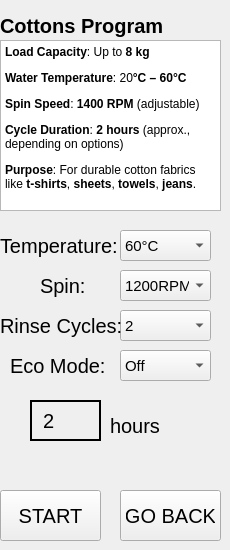
    <widget class="QWidget" name="cottonsDescPage">
     <widget class="QLabel" name="cottonsTitle">
      <property name="geometry">
       <rect>
        <x>0</x>
        <y>0</y>
        <width>181</width>
        <height>51</height>
       </rect>
      </property>
      <property name="styleSheet">
       <string notr="true">QLabel {
font-size:20px;
font-weight:bold;
}</string>
      </property>
      <property name="text">
       <string>Cottons Program</string>
      </property>
     </widget>
     <widget class="QTextEdit" name="textEdit">
      <property name="geometry">
       <rect>
        <x>0</x>
        <y>40</y>
        <width>221</width>
        <height>171</height>
       </rect>
      </property>
      <property name="html">
       <string>&lt;!DOCTYPE HTML PUBLIC &quot;-//W3C//DTD HTML 4.0//EN&quot; &quot;http://www.w3.org/TR/REC-html40/strict.dtd&quot;&gt;
&lt;html&gt;&lt;head&gt;&lt;meta name=&quot;qrichtext&quot; content=&quot;1&quot; /&gt;&lt;meta charset=&quot;utf-8&quot; /&gt;&lt;style type=&quot;text/css&quot;&gt;
p, li { white-space: pre-wrap; }
hr { height: 1px; border-width: 0; }
li.unchecked::marker { content: &quot;\2610&quot;; }
li.checked::marker { content: &quot;\2612&quot;; }
&lt;/style&gt;&lt;/head&gt;&lt;body style=&quot; font-family:'Segoe UI'; font-size:9pt; font-weight:400; font-style:normal;&quot;&gt;
&lt;p style=&quot; margin-top:12px; margin-bottom:12px; margin-left:0px; margin-right:0px; -qt-block-indent:0; text-indent:0px;&quot;&gt;&lt;span style=&quot; font-weight:700;&quot;&gt;Load Capacity&lt;/span&gt;: Up to &lt;span style=&quot; font-weight:700;&quot;&gt;8 kg&lt;/span&gt;&lt;/p&gt;
&lt;p style=&quot; margin-top:12px; margin-bottom:12px; margin-left:0px; margin-right:0px; -qt-block-indent:0; text-indent:0px;&quot;&gt;&lt;span style=&quot; font-weight:700;&quot;&gt;Water Temperature&lt;/span&gt;: 20&lt;span style=&quot; font-weight:700;&quot;&gt;°C – 60°C&lt;/span&gt;&lt;/p&gt;
&lt;p style=&quot; margin-top:12px; margin-bottom:12px; margin-left:0px; margin-right:0px; -qt-block-indent:0; text-indent:0px;&quot;&gt;&lt;span style=&quot; font-weight:700;&quot;&gt;Spin Speed&lt;/span&gt;: &lt;span style=&quot; font-weight:700;&quot;&gt;1400 RPM&lt;/span&gt; (adjustable)&lt;/p&gt;
&lt;p style=&quot; margin-top:12px; margin-bottom:12px; margin-left:0px; margin-right:0px; -qt-block-indent:0; text-indent:0px;&quot;&gt;&lt;span style=&quot; font-weight:700;&quot;&gt;Cycle Duration&lt;/span&gt;: &lt;span style=&quot; font-weight:700;&quot;&gt;2 hours&lt;/span&gt; (approx., depending on options)&lt;/p&gt;
&lt;p style=&quot; margin-top:12px; margin-bottom:12px; margin-left:0px; margin-right:0px; -qt-block-indent:0; text-indent:0px;&quot;&gt;&lt;span style=&quot; font-weight:700;&quot;&gt;Purpose&lt;/span&gt;: For durable cotton fabrics like &lt;span style=&quot; font-weight:700;&quot;&gt;t-shirts&lt;/span&gt;, &lt;span style=&quot; font-weight:700;&quot;&gt;sheets&lt;/span&gt;, &lt;span style=&quot; font-weight:700;&quot;&gt;towels&lt;/span&gt;, &lt;span style=&quot; font-weight:700;&quot;&gt;jeans&lt;/span&gt;.&lt;/p&gt;&lt;/body&gt;&lt;/html&gt;</string>
      </property>
     </widget>
     <widget class="QComboBox" name="cottonsTempBox">
      <property name="geometry">
       <rect>
        <x>120</x>
        <y>230</y>
        <width>91</width>
        <height>31</height>
       </rect>
      </property>
      <property name="styleSheet">
       <string notr="true">QComboBox{
font-size:15px;
}</string>
      </property>
      <property name="editable">
       <bool>false</bool>
      </property>
      <item>
       <property name="text">
        <string>60°C</string>
       </property>
      </item>
      <item>
       <property name="text">
        <string>90°C</string>
       </property>
      </item>
      <item>
       <property name="text">
        <string>20°C</string>
       </property>
      </item>
      <item>
       <property name="text">
        <string>30°C</string>
       </property>
      </item>
      <item>
       <property name="text">
        <string>40°C</string>
       </property>
      </item>
     </widget>
     <widget class="QLabel" name="tempLabel">
      <property name="geometry">
       <rect>
        <x>0</x>
        <y>230</y>
        <width>131</width>
        <height>31</height>
       </rect>
      </property>
      <property name="styleSheet">
       <string notr="true">QLabel{
font-size:20px;
}</string>
      </property>
      <property name="text">
       <string>Temperature:</string>
      </property>
     </widget>
     <widget class="QComboBox" name="spinBox">
      <property name="geometry">
       <rect>
        <x>120</x>
        <y>270</y>
        <width>91</width>
        <height>31</height>
       </rect>
      </property>
      <property name="styleSheet">
       <string notr="true">QComboBox{
font-size:15px;
}</string>
      </property>
      <property name="editable">
       <bool>false</bool>
      </property>
      <item>
       <property name="text">
        <string>1200RPM</string>
       </property>
      </item>
      <item>
       <property name="text">
        <string>600RPM</string>
       </property>
      </item>
      <item>
       <property name="text">
        <string>800RPM</string>
       </property>
      </item>
      <item>
       <property name="text">
        <string>1000RPM</string>
       </property>
      </item>
      <item>
       <property name="text">
        <string>1400RPM</string>
       </property>
      </item>
     </widget>
     <widget class="QLabel" name="cottonsSpinBox">
      <property name="geometry">
       <rect>
        <x>40</x>
        <y>270</y>
        <width>61</width>
        <height>31</height>
       </rect>
      </property>
      <property name="styleSheet">
       <string notr="true">QLabel{
font-size:20px;
}</string>
      </property>
      <property name="text">
       <string>Spin:</string>
      </property>
     </widget>
     <widget class="QComboBox" name="cottonsRinseBox">
      <property name="geometry">
       <rect>
        <x>120</x>
        <y>310</y>
        <width>91</width>
        <height>31</height>
       </rect>
      </property>
      <property name="styleSheet">
       <string notr="true">QComboBox{
font-size:15px;
}</string>
      </property>
      <property name="editable">
       <bool>false</bool>
      </property>
      <item>
       <property name="text">
        <string>2</string>
       </property>
      </item>
      <item>
       <property name="text">
        <string>1</string>
       </property>
      </item>
      <item>
       <property name="text">
        <string>3</string>
       </property>
      </item>
      <item>
       <property name="text">
        <string/>
       </property>
      </item>
     </widget>
     <widget class="QLabel" name="rinseLabel">
      <property name="geometry">
       <rect>
        <x>0</x>
        <y>310</y>
        <width>131</width>
        <height>31</height>
       </rect>
      </property>
      <property name="styleSheet">
       <string notr="true">QLabel{
font-size:20px;
}</string>
      </property>
      <property name="text">
       <string>Rinse Cycles:</string>
      </property>
     </widget>
     <widget class="QLabel" name="ecomodeLabel">
      <property name="geometry">
       <rect>
        <x>10</x>
        <y>350</y>
        <width>131</width>
        <height>31</height>
       </rect>
      </property>
      <property name="styleSheet">
       <string notr="true">QLabel{
font-size:20px;
}</string>
      </property>
      <property name="text">
       <string>Eco Mode:</string>
      </property>
     </widget>
     <widget class="QComboBox" name="cottonsEcoModeBox">
      <property name="geometry">
       <rect>
        <x>120</x>
        <y>350</y>
        <width>91</width>
        <height>31</height>
       </rect>
      </property>
      <property name="styleSheet">
       <string notr="true">QComboBox{
font-size:15px;
}</string>
      </property>
      <property name="editable">
       <bool>false</bool>
      </property>
      <item>
       <property name="text">
        <string>Off</string>
       </property>
      </item>
      <item>
       <property name="text">
        <string>On</string>
       </property>
      </item>
     </widget>
     <widget class="QPushButton" name="cottonsStartButt">
      <property name="geometry">
       <rect>
        <x>0</x>
        <y>490</y>
        <width>101</width>
        <height>51</height>
       </rect>
      </property>
      <property name="styleSheet">
       <string notr="true">QPushButton{
font-size:20px;
padding:5px;
}</string>
      </property>
      <property name="text">
       <string>START</string>
      </property>
     </widget>
     <widget class="QPushButton" name="cottonsBackButton">
      <property name="geometry">
       <rect>
        <x>120</x>
        <y>490</y>
        <width>101</width>
        <height>51</height>
       </rect>
      </property>
      <property name="styleSheet">
       <string notr="true">QPushButton{
font-size:20px;
padding:5px;
}</string>
      </property>
      <property name="text">
       <string>GO BACK</string>
      </property>
     </widget>
     <widget class="QLabel" name="cottonsHourLabel">
      <property name="geometry">
       <rect>
        <x>30</x>
        <y>400</y>
        <width>71</width>
        <height>41</height>
       </rect>
      </property>
      <property name="styleSheet">
       <string notr="true">QLabel {
font-size:20px;
border:2px solid black;
padding:6px;
}</string>
      </property>
      <property name="text">
       <string>2</string>
      </property>
     </widget>
     <widget class="QLabel" name="label_2">
      <property name="geometry">
       <rect>
        <x>110</x>
        <y>410</y>
        <width>81</width>
        <height>31</height>
       </rect>
      </property>
      <property name="styleSheet">
       <string notr="true">QLabel{
font-size:20px;
}</string>
      </property>
      <property name="text">
       <string>hours</string>
      </property>
     </widget>
    </widget>
